Frame 1 (no input): blank canvas, image omitted
Frame 60 (no input): blank canvas, image omitted
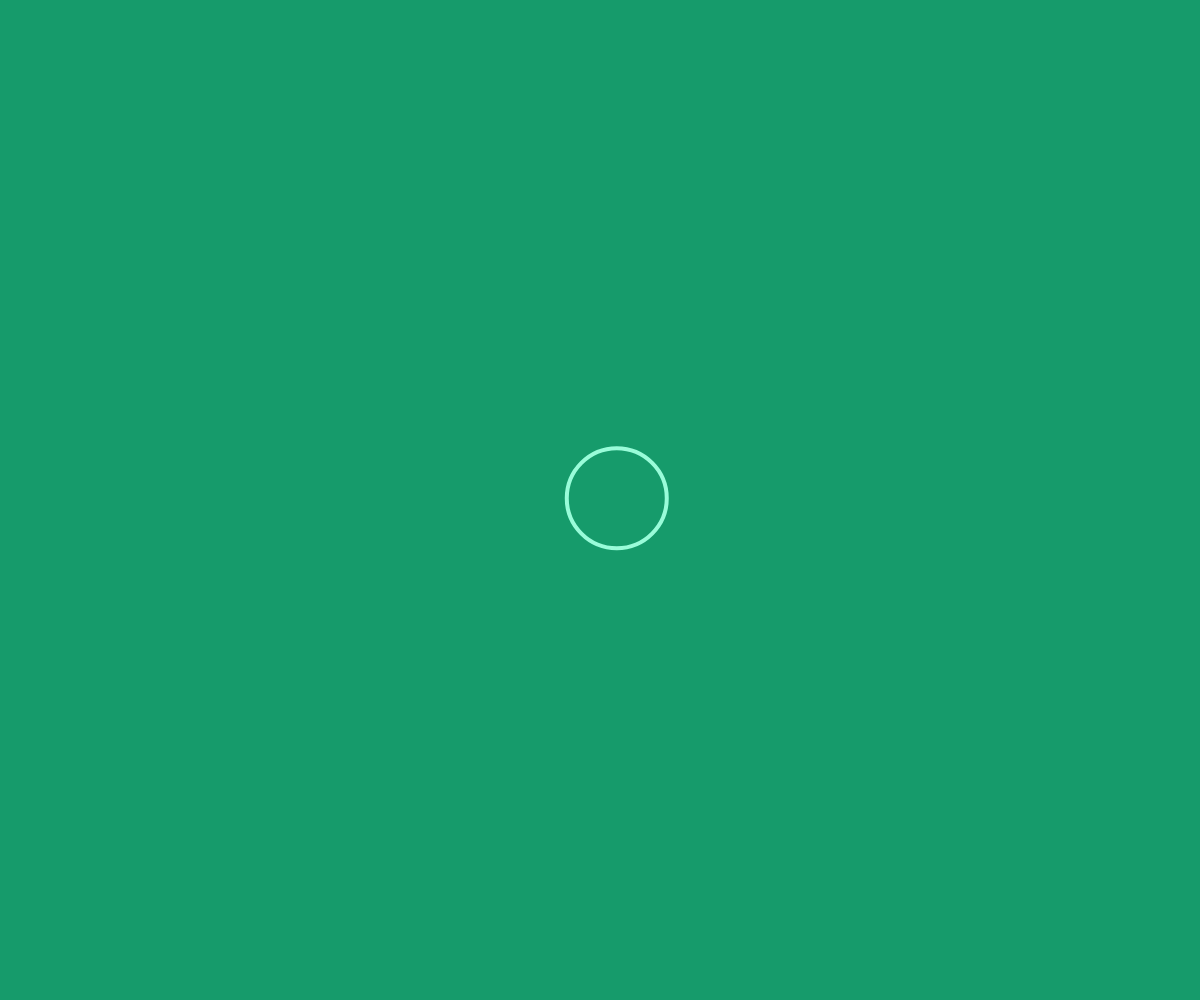
Frame 120 (the mouse pressed at the canvas centre since frame 60)

The p5.js sketch whose frames 1 and 60 were blank and that drew this single picture after the mouse press (run headless with seeded random() and noise() and a simulated clock; from frame 60 on, the mouse is pressed at the canvas centre):

// p5.js sketch
// ── sketch.js
// variable
var circleSize = 100;
var circleX;
var circleY;

var moveX;
var moveY;

function setup() {
  createCanvas(window.innerWidth, window.innerHeight);
  stroke(153, 252, 217);
  strokeWeight(4);
  noFill();

  // assign initial values to the position of the circle
  circleX = (width / 2);
  circleY = (height / 2);
}

function draw() {
  background(22, 155, 107); // to remove shape trail we move background here
  ellipse(circleX, circleY, circleSize, circleSize);

  // move the x and y at a random range between -5 and 5
  moveX = random(-5, 5);
  moveY = random(-5, 5);

  // increment values
  circleX += moveX;
  circleY += moveY;
}
